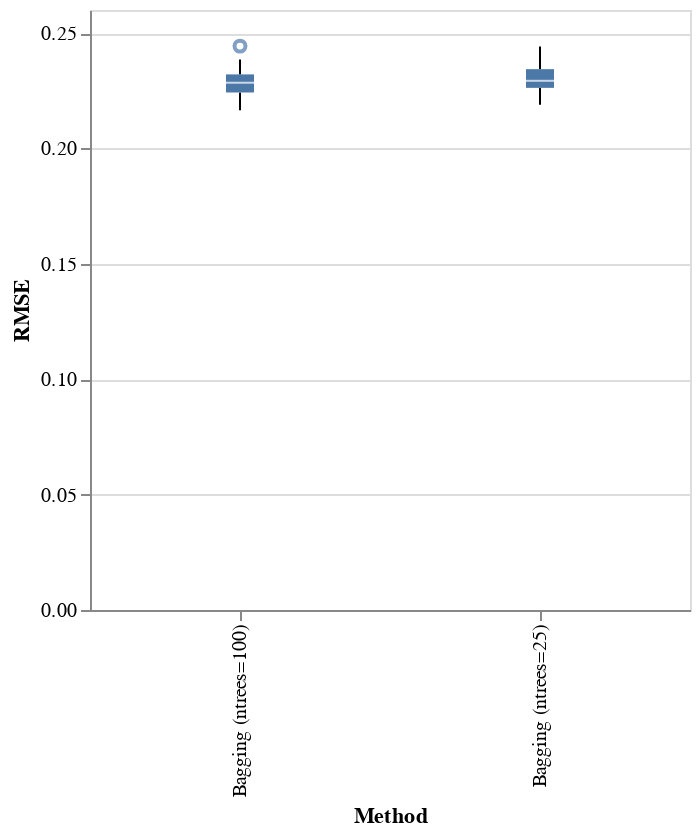

Write notebook code for a chart like this one.
### Markdown cell above
This looks promising! But what do the statistics tell us?

### Code cell
import altair as alt

alt.Chart(results).mark_boxplot().encode(
    alt.Y("RMSE:Q"),
    x='Method',
).properties(width=300)

### Figure 1 — Vega-Lite specification as saved in the notebook (floating-point values rounded to 4 significant figures)
{"config": {"view": {"continuousWidth": 400, "continuousHeight": 300}}, "data": {"name": "data-e294d3d81bebcd49459e20878f49eefc"}, "mark": "boxplot", "encoding": {"x": {"type": "nominal", "field": "Method"}, "y": {"type": "quantitative", "field": "RMSE"}}, "width": 300, "$schema": "https://vega.github.io/schema/vega-lite/v4.8.1.json", "datasets": {"data-e294d3d81bebcd49459e20878f49eefc": [{"RMSE": 0.2166, "Method": "Bagging (ntrees=100)"}, {"RMSE": 0.2313, "Method": "Bagging (ntrees=100)"}, {"RMSE": 0.2284, "Method": "Bagging (ntrees=100)"}, {"RMSE": 0.2235, "Method": "Bagging (ntrees=100)"}, {"RMSE": 0.2239, "Method": "Bagging (ntrees=100)"}, {"RMSE": 0.2286, "Method": "Bagging (ntrees=100)"}, {"RMSE": 0.238, "Method": "Bagging (ntrees=100)"}, {"RMSE": 0.2257, "Method": "Bagging (ntrees=100)"}, {"RMSE": 0.2288, "Method": "Bagging (ntrees=100)"}, {"RMSE": 0.2358, "Method": "Bagging (ntrees=100)"}, {"RMSE": 0.2386, "Method": "Bagging (ntrees=100)"}, {"RMSE": 0.2249, "Method": "Bagging (ntrees=100)"}, {"RMSE": 0.2285, "Method": "Bagging (ntrees=100)"}, {"RMSE": 0.23, "Method": "Bagging (ntrees=100)"}, {"RMSE": 0.2217, "Method": "Bagging (ntrees=100)"}, {"RMSE": 0.2273, "Method": "Bagging (ntrees=100)"}, {"RMSE": 0.2344, "Method": "Bagging (ntrees=100)"}, {"RMSE": 0.2219, "Method": "Bagging (ntrees=100)"}, {"RMSE": 0.2271, "Method": "Bagging (ntrees=100)"}, {"RMSE": 0.2199, "Method": "Bagging (ntrees=100)"}, {"RMSE": 0.2241, "Method": "Bagging (ntrees=100)"}, {"RMSE": 0.2289, "Method": "Bagging (ntrees=100)"}, {"RMSE": 0.2321, "Method": "Bagging (ntrees=100)"}, {"RMSE": 0.2284, "Method": "Bagging (ntrees=100)"}, {"RMSE": 0.2299, "Method": "Bagging (ntrees=100)"}, {"RMSE": 0.2349, "Method": "Bagging (ntrees=100)"}, {"RMSE": 0.2221, "Method": "Bagging (ntrees=100)"}, {"RMSE": 0.2313, "Method": "Bagging (ntrees=100)"}, {"RMSE": 0.2319, "Method": "Bagging (ntrees=100)"}, {"RMSE": 0.2362, "Method": "Bagging (ntrees=100)"}, {"RMSE": 0.2343, "Method": "Bagging (ntrees=100)"}, {"RMSE": 0.2249, "Method": "Bagging (ntrees=100)"}, {"RMSE": 0.2222, "Method": "Bagging (ntrees=100)"}, {"RMSE": 0.2274, "Method": "Bagging (ntrees=100)"}, {"RMSE": 0.2193, "Method": "Bagging (ntrees=100)"}, {"RMSE": 0.2343, "Method": "Bagging (ntrees=100)"}, {"RMSE": 0.2296, "Method": "Bagging (ntrees=100)"}, {"RMSE": 0.2231, "Method": "Bagging (ntrees=100)"}, {"RMSE": 0.2263, "Method": "Bagging (ntrees=100)"}, {"RMSE": 0.2444, "Method": "Bagging (ntrees=100)"}, {"RMSE": 0.2264, "Method": "Bagging (ntrees=100)"}, {"RMSE": 0.2345, "Method": "Bagging (ntrees=100)"}, {"RMSE": 0.2278, "Method": "Bagging (ntrees=100)"}, {"RMSE": 0.2295, "Method": "Bagging (ntrees=100)"}, {"RMSE": 0.2248, "Method": "Bagging (ntrees=100)"}, {"RMSE": 0.232, "Method": "Bagging (ntrees=100)"}, {"RMSE": 0.2385, "Method": "Bagging (ntrees=100)"}, {"RMSE": 0.234, "Method": "Bagging (ntrees=100)"}, {"RMSE": 0.2178, "Method": "Bagging (ntrees=100)"}, {"RMSE": 0.2179, "Method": "Bagging (ntrees=100)"}, {"RMSE": 0.2189, "Method": "Bagging (ntrees=25)"}, {"RMSE": 0.2335, "Method": "Bagging (ntrees=25)"}, {"RMSE": 0.2307, "Method": "Bagging (ntrees=25)"}, {"RMSE": 0.2229, "Method": "Bagging (ntrees=25)"}, {"RMSE": 0.2253, "Method": "Bagging (ntrees=25)"}, {"RMSE": 0.2295, "Method": "Bagging (ntrees=25)"}, {"RMSE": 0.2385, "Method": "Bagging (ntrees=25)"}, {"RMSE": 0.2275, "Method": "Bagging (ntrees=25)"}, {"RMSE": 0.2287, "Method": "Bagging (ntrees=25)"}, {"RMSE": 0.2381, "Method": "Bagging (ntrees=25)"}, {"RMSE": 0.2394, "Method": "Bagging (ntrees=25)"}, {"RMSE": 0.228, "Method": "Bagging (ntrees=25)"}, {"RMSE": 0.2303, "Method": "Bagging (ntrees=25)"}, {"RMSE": 0.2316, "Method": "Bagging (ntrees=25)"}, {"RMSE": 0.2212, "Method": "Bagging (ntrees=25)"}, {"RMSE": 0.2289, "Method": "Bagging (ntrees=25)"}, {"RMSE": 0.237, "Method": "Bagging (ntrees=25)"}, {"RMSE": 0.2237, "Method": "Bagging (ntrees=25)"}, {"RMSE": 0.2291, "Method": "Bagging (ntrees=25)"}, {"RMSE": 0.2224, "Method": "Bagging (ntrees=25)"}, {"RMSE": 0.2225, "Method": "Bagging (ntrees=25)"}, {"RMSE": 0.2288, "Method": "Bagging (ntrees=25)"}, {"RMSE": 0.2318, "Method": "Bagging (ntrees=25)"}, {"RMSE": 0.2275, "Method": "Bagging (ntrees=25)"}, {"RMSE": 0.2311, "Method": "Bagging (ntrees=25)"}, {"RMSE": 0.2376, "Method": "Bagging (ntrees=25)"}, {"RMSE": 0.2262, "Method": "Bagging (ntrees=25)"}, {"RMSE": 0.2354, "Method": "Bagging (ntrees=25)"}, {"RMSE": 0.2345, "Method": "Bagging (ntrees=25)"}, {"RMSE": 0.2376, "Method": "Bagging (ntrees=25)"}, {"RMSE": 0.2348, "Method": "Bagging (ntrees=25)"}, {"RMSE": 0.2264, "Method": "Bagging (ntrees=25)"}, {"RMSE": 0.2235, "Method": "Bagging (ntrees=25)"}, {"RMSE": 0.2286, "Method": "Bagging (ntrees=25)"}, {"RMSE": 0.2194, "Method": "Bagging (ntrees=25)"}, {"RMSE": 0.2344, "Method": "Bagging (ntrees=25)"}, {"RMSE": 0.2295, "Method": "Bagging (ntrees=25)"}, {"RMSE": 0.2214, "Method": "Bagging (ntrees=25)"}, {"RMSE": 0.2284, "Method": "Bagging (ntrees=25)"}, {"RMSE": 0.2442, "Method": "Bagging (ntrees=25)"}, {"RMSE": 0.2279, "Method": "Bagging (ntrees=25)"}, {"RMSE": 0.236, "Method": "Bagging (ntrees=25)"}, {"RMSE": 0.2288, "Method": "Bagging (ntrees=25)"}, {"RMSE": 0.2341, "Method": "Bagging (ntrees=25)"}, {"RMSE": 0.2298, "Method": "Bagging (ntrees=25)"}, {"RMSE": 0.2326, "Method": "Bagging (ntrees=25)"}, {"RMSE": 0.2433, "Method": "Bagging (ntrees=25)"}, {"RMSE": 0.2334, "Method": "Bagging (ntrees=25)"}, {"RMSE": 0.2196, "Method": "Bagging (ntrees=25)"}, {"RMSE": 0.22, "Method": "Bagging (ntrees=25)"}]}}
